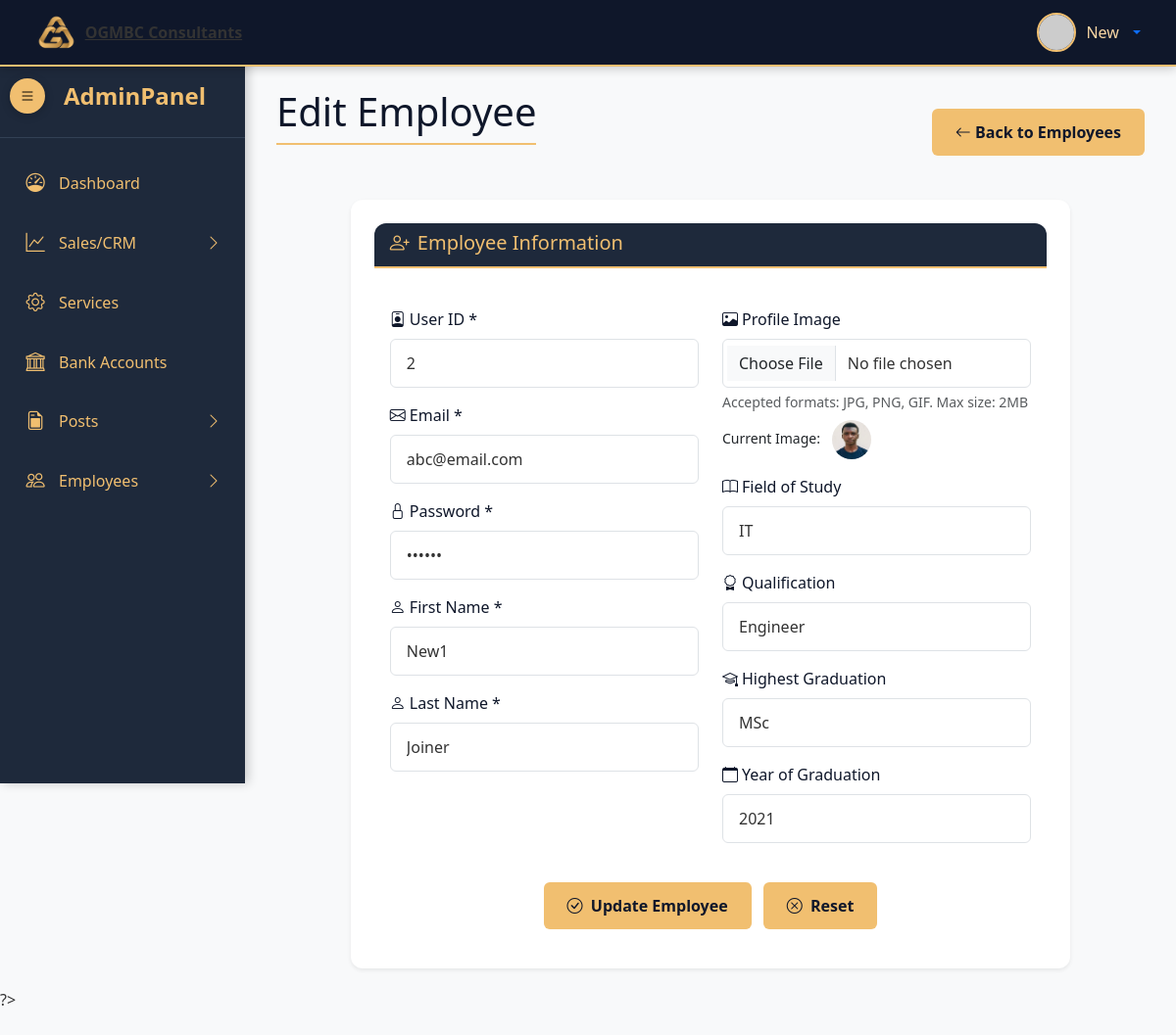
Page /admin/employees.php?source=edit_employee&id=1 (signed in) on the committed database.
### tables this page shows
CREATE TABLE `employees` (
  `employee_id` int(11) NOT NULL,
  `user_id` int(11) NOT NULL,
  `user_email` varchar(100) NOT NULL,
  `password` varchar(255) NOT NULL,
  `first_name` varchar(50) NOT NULL,
  `last_name` varchar(50) NOT NULL,
  `user_image` varchar(50) NOT NULL,
  `field_of_study` varchar(100) DEFAULT NULL,
  `qualification` varchar(100) DEFAULT NULL,
  `highest_graduation` varchar(100) DEFAULT NULL,
  `year_of_graduation` year(4) DEFAULT NULL,
  `created_at` datetime DEFAULT current_timestamp()
);

### admin/includes/edit_employee.php (the view, shortened to what this page needs)
<?php
$employee_id = isset($_GET['id']) ? intval($_GET['id']) : 0;
$user_id = $user_email = $password = $first_name = $last_name = '';
$field_of_study = $qualification = $highest_graduation = $year_of_graduation = $current_image = '';
if ($employee_id > 0) {
    $sql = "SELECT * FROM employees WHERE employee_id = ?";
    $stmt = $connection->prepare($sql);
    $stmt->bind_param("i", $employee_id);
    $stmt->execute();
    $result = $stmt->get_result();
    if ($result->num_rows === 1) {
        $employee = $result->fetch_assoc();
        $user_id = $employee['user_id'];
        $user_email = $employee['user_email'];
        $password = $employee['password'];
        $first_name = $employee['first_name'];
        $last_name = $employee['last_name'];
        $current_image = $employee['user_image'];
        $field_of_study = $employee['field_of_study'];
        $qualification = $employee['qualification'];
        $highest_graduation = $employee['highest_graduation'];
        $year_of_graduation = $employee['year_of_graduation'];
    } else {
        $message = "Employee not found.";
        $message_type = "error";
    }
}
?>
<div class="main-content" id="mainContent">
    <div class="container-fluid">
        <div class="d-flex justify-content-between align-items-center mb-4">
            <h1 class="page-title">Edit Employee</h1>
            <a href="employees.php" class="btn btn-secondary">
                <i class="bi bi-arrow-left"></i> Back to Employees
            </a>
        </div>
        <div class="row justify-content-center">
            <div class="col-md-10">
                <div class="card shadow-sm">
                    <div class="card-header">
                        <h5 class="mb-0"><i class="bi bi-person-plus me-2"></i>Employee Information</h5>
                    </div>
                    <div class="card-body">
                        <form method="POST" action="" enctype="multipart/form-data">
                            <div class="row">
                                <div class="col-md-6">
                                    <div class="mb-3">
                                        <label for="user_id" class="form-label"><i class="bi bi-person-badge me-1"></i>User ID *</label>
                                        <input type="number" id="user_id" name="user_id" class="form-control"
                                               value="<?php echo htmlspecialchars($user_id); ?>" required>
                                    </div>
                                    <div class="mb-3">
                                        <label for="user_email" class="form-label"><i class="bi bi-envelope me-1"></i>Email *</label>
                                        <input type="email" id="user_email" name="user_email" class="form-control"
                                               value="<?php echo htmlspecialchars($user_email); ?>" required>
                                    </div>
                                    <div class="mb-3">
                                        <label for="password" class="form-label"><i class="bi bi-lock me-1"></i>Password *</label>
                                        <input type="password" id="password" name="password" class="form-control"
                                               value="<?php echo htmlspecialchars($password); ?>" required>
                                    </div>
                                    <div class="mb-3">
                                        <label for="first_name" class="form-label"><i class="bi bi-person me-1"></i>First Name *</label>
                                        <input type="text" id="first_name" name="first_name" class="form-control"
                                               value="<?php echo htmlspecialchars($first_name); ?>" required>
                                    </div>
                                    <div class="mb-3">
                                        <label for="last_name" class="form-label"><i class="bi bi-person me-1"></i>Last Name *</label>
                                        <input type="text" id="last_name" name="last_name" class="form-control"
                                               value="<?php echo htmlspecialchars($last_name); ?>" required>
                                    </div>
                                </div>
                                <div class="col-md-6">
                                    <div class="mb-3">
                                        <label for="user_image" class="form-label"><i class="bi bi-image me-1"></i>Profile Image</label>
                                        <input type="file" id="user_image" name="user_image" class="form-control"
                                               accept="image/jpeg,image/png,image/gif">
                                        <div class="form-text">Accepted formats: JPG, PNG, GIF. Max size: 2MB</div>
                                        <?php if (!empty($current_image)): ?>
                                        <div class="mt-2">
                                            <small>Current Image: </small>
                                            <?php
                                            $image_url = "";
                                            if (!empty($current_image) && file_exists("../uploads/profiles/" . $current_image)) {
                                                $image_url = "../uploads/profiles/" . $current_image;
                                            } else {
                                                $name = urlencode($first_name . '+' . $last_name);
                                                $image_url = "https://ui-avatars.com/api/?name=$name&background=f1bf70&color=0f172a&size=40";
                                            }
                                            ?>
                                            <img src="<?php echo $image_url; ?>"
                                                 alt="Current Profile Image"
                                                 class="rounded-circle ms-2" width="40" height="40"
                                                 onerror="this.src='https://ui-avatars.com/api/?name=Employee&background=f1bf70&color=0f172a&size=40'">
                                        </div>
                                        <?php endif; ?>
                                    </div>
                                    <div class="mb-3">
                                        <label for="field_of_study" class="form-label"><i class="bi bi-book me-1"></i>Field of Study</label>
                                        <input type="text" id="field_of_study" name="field_of_study" class="form-control"
                                               value="<?php echo htmlspecialchars($field_of_study); ?>">
                                    </div>
                                    <div class="mb-3">
                                        <label for="qualification" class="form-label"><i class="bi bi-award me-1"></i>Qualification</label>
                                        <input type="text" id="qualification" name="qualification" class="form-control"
                                               value="<?php echo htmlspecialchars($qualification); ?>">
                                    </div>
                                    <div class="mb-3">
                                        <label for="highest_graduation" class="form-label"><i class="bi bi-mortarboard me-1"></i>Highest Graduation</label>
                                        <input type="text" id="highest_graduation" name="highest_graduation" class="form-control"
                                               value="<?php echo htmlspecialchars($highest_graduation); ?>">
                                    </div>
                                    <div class="mb-3">
                                        <label for="year_of_graduation" class="form-label"><i class="bi bi-calendar me-1"></i>Year of Graduation</label>
                                        <input type="number" id="year_of_graduation" name="year_of_graduation" class="form-control"
                                               value="<?php echo htmlspecialchars($year_of_graduation); ?>"
                                               min="1900" max="<?php echo date('Y'); ?>">
                                    </div>
                                </div>
                            </div>
                            <div class="row mt-4">
                                <div class="col-12 text-center">
                                    <button type="submit" class="btn btn-primary btn-lg me-2">
                                        <i class="bi bi-check-circle me-1"></i> <?php echo $employee_id > 0 ? 'Update Employee' : 'Add Employee'; ?>
                                    </button>
                                    <button type="reset" class="btn btn-outline-secondary btn-lg">
                                        <i class="bi bi-x-circle me-1"></i> Reset
                                    </button>
                                </div>
                            </div>
                        </form>
                    </div>
                </div>
            </div>
        </div>
    </div>
</div>
?>

### admin/resources/style.css (style rules this page uses)
:root { --dark-blue: #0f172a; --medium-blue: #1e293b; --light-blue: #334155; --gold: #f1bf70; --light-gold: #f8d7a4; --text: #333333; --muted: #666666; --light-bg: #f8f9fa; --border: #dee2e6; }
body { background-color: #f8f9fa; color: #333; font-family: 'Segoe UI', Tahoma, Geneva, Verdana, sans-serif; overflow-x: hidden; margin: 0; padding: 0; }
.main-content { margin-left: 250px; padding: 20px; transition: all 0.3s ease; padding-top: 90px; min-height: 100vh; }
.card { border: none; border-radius: 12px; box-shadow: 0 4px 15px rgba(0, 0, 0, 0.08); transition: transform 0.2s; background: white; border: 1px solid var(--border); padding: 1.5rem; }
.card-header { background-color: var(--medium-blue); color: var(--gold); border-bottom: 2px solid var(--gold); font-weight: 600; font-size: 1.25rem; margin-bottom: 1.5rem; padding-bottom: 0.75rem; }
.page-title { color: var(--dark-blue); margin-bottom: 2rem; padding-bottom: 0.5rem; border-bottom: 2px solid var(--gold); }
.form-control { width: 100%; padding: 0.75rem 1rem; background: white; border: 1px solid var(--border); border-radius: 6px; color: var(--text); font-size: 1rem; transition: all 0.3s; }
.btn { padding: 0.75rem 1.5rem; background: var(--gold); color: var(--dark-blue); border: none; border-radius: 6px; font-size: 1rem; font-weight: 600; cursor: pointer; transition: all 0.3s; }
.form-label { font-weight: 500; color: #0f172a; margin-bottom: 0.5rem; }
.card-header { border-radius: 12px 12px 0 0 !important; }

### admin/includes/edit_employee.php (style rules this page uses)
.form-label { font-weight: 500; color: #0f172a; margin-bottom: 0.5rem; }
.card { border: none; border-radius: 12px; }
.card-header { border-radius: 12px 12px 0 0 !important; }
.btn-primary { background: #f1bf70; border-color: #f1bf70; color: #0f172a; font-weight: 600; }

### rows in the picture
employees: user_id "2", user_email "abc@email.com", first_name "New1", last_name "Joiner", user_image (picture), field_of_study "IT", qualification "Engineer", highest_graduation "MSc", year_of_graduation "2021"

### other values in the picture
$_SESSION['username'] "New"
